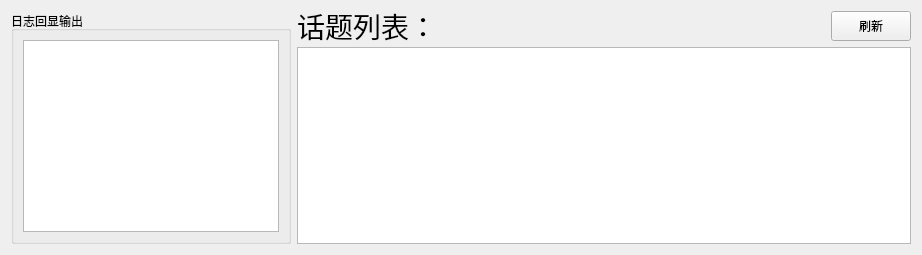
            <widget class="QWidget" name="tab_11">
             <attribute name="title">
              <string>消息回显单元</string>
             </attribute>
             <layout class="QHBoxLayout" name="horizontalLayout_23">
              <item>
               <widget class="QGroupBox" name="groupBox_12">
                <property name="sizePolicy">
                 <sizepolicy hsizetype="MinimumExpanding" vsizetype="Preferred">
                  <horstretch>0</horstretch>
                  <verstretch>0</verstretch>
                 </sizepolicy>
                </property>
                <property name="title">
                 <string>日志回显输出</string>
                </property>
                <layout class="QVBoxLayout" name="verticalLayout_2">
                 <item>
                  <widget class="QListView" name="view_logging">
                   <property name="maximumSize">
                    <size>
                     <width>1000000</width>
                     <height>16777215</height>
                    </size>
                   </property>
                  </widget>
                 </item>
                </layout>
               </widget>
              </item>
              <item>
               <layout class="QVBoxLayout" name="verticalLayout_27">
                <item>
                 <layout class="QHBoxLayout" name="horizontalLayout_22">
                  <item>
                   <widget class="QLabel" name="label_29">
                    <property name="minimumSize">
                     <size>
                      <width>150</width>
                      <height>0</height>
                     </size>
                    </property>
                    <property name="maximumSize">
                     <size>
                      <width>150</width>
                      <height>30</height>
                     </size>
                    </property>
                    <property name="font">
                     <font>
                      <pointsize>21</pointsize>
                     </font>
                    </property>
                    <property name="text">
                     <string>话题列表：</string>
                    </property>
                   </widget>
                  </item>
                  <item>
                   <spacer name="horizontalSpacer_12">
                    <property name="orientation">
                     <enum>Qt::Horizontal</enum>
                    </property>
                    <property name="sizeHint" stdset="0">
                     <size>
                      <width>378</width>
                      <height>20</height>
                     </size>
                    </property>
                   </spacer>
                  </item>
                  <item>
                   <widget class="QPushButton" name="refreash_topic_btn">
                    <property name="minimumSize">
                     <size>
                      <width>0</width>
                      <height>0</height>
                     </size>
                    </property>
                    <property name="maximumSize">
                     <size>
                      <width>120</width>
                      <height>40</height>
                     </size>
                    </property>
                    <property name="cursor">
                     <cursorShape>ArrowCursor</cursorShape>
                    </property>
                    <property name="styleSheet">
                     <string notr="true"/>
                    </property>
                    <property name="text">
                     <string>刷新</string>
                    </property>
                    <property name="icon">
                     <iconset>
                      <normaloff>:/images/refreash.png</normaloff>:/images/refreash.png</iconset>
                    </property>
                   </widget>
                  </item>
                 </layout>
                </item>
                <item>
                 <widget class="QListWidget" name="topic_listWidget">
                  <property name="minimumSize">
                   <size>
                    <width>0</width>
                    <height>0</height>
                   </size>
                  </property>
                  <property name="maximumSize">
                   <size>
                    <width>10000</width>
                    <height>10000</height>
                   </size>
                  </property>
                 </widget>
                </item>
               </layout>
              </item>
             </layout>
            </widget>
